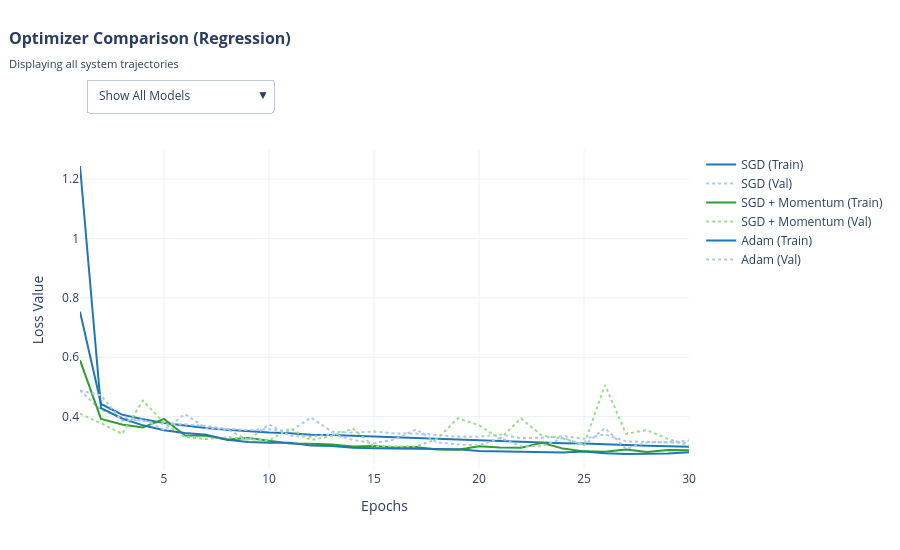

Notebook code cell kept with this figure:
### Markdown cell above
### Trying different optimizers

### Code cell
# BLOCK: Trying different optimizers (Regression)
import torch.optim as optim

print("--- Experiment: Different Optimizers (Regression) ---")

# 1. Stochastic Gradient Descent (SGD)
print("Training with Standard SGD...")
sgd_model, sgd_history = build_and_train_mlp(
    X_train_t, y_train_t, X_valid_t, y_valid_t,
    optimizer_cls=optim.SGD, lr=0.01, epochs=30
)
sgd_model.eval()
with torch.no_grad():
    sgd_test_loss = nn.MSELoss()(sgd_model(X_test_t.to(device)), y_test_t.to(device)).item()

# 2. SGD with Momentum (0.9)
print("\nTraining with SGD + Momentum...")
# Lambda wrapper to pass the momentum parameter through our helper function
sgd_mom_cls = lambda params, lr, weight_decay: optim.SGD(params, lr=lr, momentum=0.9, weight_decay=weight_decay)

sgdm_model, sgdm_history = build_and_train_mlp(
    X_train_t, y_train_t, X_valid_t, y_valid_t,
    optimizer_cls=sgd_mom_cls, lr=0.01, epochs=30
)
sgdm_model.eval()
with torch.no_grad():
    sgdm_test_loss = nn.MSELoss()(sgdm_model(X_test_t.to(device)), y_test_t.to(device)).item()

# 3. Adam
print("\nTraining with Adam...")
adam_model, adam_history = build_and_train_mlp(
    X_train_t, y_train_t, X_valid_t, y_valid_t,
    optimizer_cls=optim.Adam, lr=0.001, epochs=30 # Adam generally requires a smaller default LR
)
adam_model.eval()
with torch.no_grad():
    adam_test_loss = nn.MSELoss()(adam_model(X_test_t.to(device)), y_test_t.to(device)).item()

# --- Visualization & Comparison ---
optimizer_experiments = {
    'SGD': {'history': sgd_history, 'test_loss': sgd_test_loss},
    'SGD + Momentum': {'history': sgdm_history, 'test_loss': sgdm_test_loss},
    'Adam': {'history': adam_history, 'test_loss': adam_test_loss}
}

create_dynamic_evaluation_plot("Optimizer Comparison (Regression)", optimizer_experiments)

print("\n--- Final Test Metrics (MSE) ---")
print(f"SGD Test Loss:          {sgd_test_loss:.4f}")
print(f"SGD+Momentum Test Loss: {sgdm_test_loss:.4f}")
print(f"Adam Test Loss:         {adam_test_loss:.4f}")

### Figure 1 — Plotly figure (JSON) as saved in the notebook; plotly's stock layout.template omitted (floating-point values rounded to 4 significant figures)
{"data": [{"line": {"color": "#1f77b4", "width": 2}, "mode": "lines", "name": "SGD (Train)", "type": "scatter", "x": [1, 2, 3, 4, 5, 6, 7, 8, 9, 10, 11, 12, 13, 14, 15, 16, 17, 18, 19, 20, 21, 22, 23, 24, 25, 26, 27, 28, 29, 30], "y": [0.7531, 0.4425, 0.4067, 0.3909, 0.3786, 0.3695, 0.362, 0.3561, 0.351, 0.3465, 0.3443, 0.339, 0.338, 0.3353, 0.3325, 0.3304, 0.3281, 0.3252, 0.323, 0.3209, 0.3182, 0.3154, 0.3129, 0.3105, 0.3092, 0.306, 0.3049, 0.302, 0.3, 0.2983]}, {"line": {"color": "#aec7e8", "dash": "dot", "width": 2}, "mode": "lines", "name": "SGD (Val)", "type": "scatter", "x": [1, 2, 3, 4, 5, 6, 7, 8, 9, 10, 11, 12, 13, 14, 15, 16, 17, 18, 19, 20, 21, 22, 23, 24, 25, 26, 27, 28, 29, 30], "y": [0.488, 0.4224, 0.3977, 0.3843, 0.3762, 0.3742, 0.3684, 0.359, 0.3546, 0.3578, 0.3501, 0.3971, 0.3491, 0.3466, 0.3496, 0.3434, 0.3433, 0.3388, 0.3325, 0.3325, 0.34, 0.3277, 0.3293, 0.3345, 0.3258, 0.3403, 0.3169, 0.3151, 0.3122, 0.3115]}, {"line": {"color": "#2ca02c", "width": 2}, "mode": "lines", "name": "SGD + Momentum (Train)", "type": "scatter", "x": [1, 2, 3, 4, 5, 6, 7, 8, 9, 10, 11, 12, 13, 14, 15, 16, 17, 18, 19, 20, 21, 22, 23, 24, 25, 26, 27, 28, 29, 30], "y": [0.5899, 0.3925, 0.3737, 0.3634, 0.3925, 0.3362, 0.3356, 0.3232, 0.3282, 0.3198, 0.3096, 0.3086, 0.3059, 0.2997, 0.3012, 0.2962, 0.2974, 0.2896, 0.2883, 0.3006, 0.2964, 0.295, 0.3122, 0.2924, 0.2831, 0.282, 0.2895, 0.2806, 0.2876, 0.2865]}, {"line": {"color": "#98df8a", "dash": "dot", "width": 2}, "mode": "lines", "name": "SGD + Momentum (Val)", "type": "scatter", "x": [1, 2, 3, 4, 5, 6, 7, 8, 9, 10, 11, 12, 13, 14, 15, 16, 17, 18, 19, 20, 21, 22, 23, 24, 25, 26, 27, 28, 29, 30], "y": [0.4103, 0.378, 0.342, 0.454, 0.3792, 0.3311, 0.3246, 0.3312, 0.3241, 0.3194, 0.3604, 0.3211, 0.3354, 0.3596, 0.2992, 0.2991, 0.2997, 0.3246, 0.395, 0.371, 0.3257, 0.3941, 0.3356, 0.3262, 0.3052, 0.5064, 0.3423, 0.3547, 0.3245, 0.3028]}, {"line": {"color": "#1f77b4", "width": 2}, "mode": "lines", "name": "Adam (Train)", "type": "scatter", "x": [1, 2, 3, 4, 5, 6, 7, 8, 9, 10, 11, 12, 13, 14, 15, 16, 17, 18, 19, 20, 21, 22, 23, 24, 25, 26, 27, 28, 29, 30], "y": [1.244, 0.4288, 0.3938, 0.3707, 0.3541, 0.3452, 0.3394, 0.3223, 0.3142, 0.3117, 0.3121, 0.3024, 0.3014, 0.2955, 0.2939, 0.2934, 0.2919, 0.292, 0.2899, 0.2844, 0.2831, 0.2816, 0.2795, 0.2795, 0.2826, 0.2767, 0.2742, 0.2747, 0.2757, 0.2801]}, {"line": {"color": "#aec7e8", "dash": "dot", "width": 2}, "mode": "lines", "name": "Adam (Val)", "type": "scatter", "x": [1, 2, 3, 4, 5, 6, 7, 8, 9, 10, 11, 12, 13, 14, 15, 16, 17, 18, 19, 20, 21, 22, 23, 24, 25, 26, 27, 28, 29, 30], "y": [0.488, 0.4719, 0.3859, 0.3905, 0.3557, 0.4086, 0.3606, 0.358, 0.3211, 0.374, 0.3354, 0.3314, 0.3414, 0.3213, 0.3104, 0.3234, 0.3567, 0.3132, 0.3062, 0.3031, 0.3287, 0.3006, 0.3004, 0.3283, 0.3036, 0.3612, 0.2916, 0.3134, 0.314, 0.3194]}], "layout": {"height": 550, "margin": {"t": 150}, "title": {"font": {"size": 16}, "text": "<b>Optimizer Comparison (Regression)</b><br><sub>Displaying all system trajectories</sub>", "x": 0.01, "xanchor": "left", "y": 0.92, "yanchor": "top"}, "updatemenus": [{"buttons": [{"args": [{"visible": [true, true, true, true, true, true]}, {"title": "<b>Optimizer Comparison (Regression)</b><br><sub>Displaying all system trajectories</sub>"}], "label": "Show All Models", "method": "update"}, {"args": [{"visible": [true, true, false, false, false, false]}, {"title": "<b>Optimizer Comparison (Regression)</b><br><sub>Isolating: SGD | Test Loss: 0.3100</sub>"}], "label": "Isolate: SGD", "method": "update"}, {"args": [{"visible": [false, false, true, true, false, false]}, {"title": "<b>Optimizer Comparison (Regression)</b><br><sub>Isolating: SGD + Momentum | Test Loss: 0.2957</sub>"}], "label": "Isolate: SGD + Momentum", "method": "update"}, {"args": [{"visible": [false, false, false, false, true, true]}, {"title": "<b>Optimizer Comparison (Regression)</b><br><sub>Isolating: Adam | Test Loss: 0.2967</sub>"}], "label": "Isolate: Adam", "method": "update"}], "direction": "down", "showactive": true, "x": 0.01, "xanchor": "left", "y": 1.12, "yanchor": "bottom"}], "xaxis": {"title": {"text": "Epochs"}}, "yaxis": {"title": {"text": "Loss Value"}}}}
